Frame 1 (no input): blank canvas, image omitted
Frame 60 (no input): blank canvas, image omitted
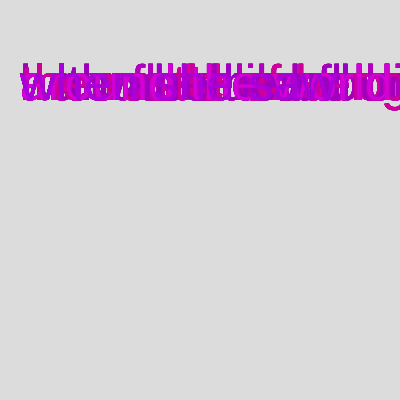
Frame 120 (the mouse pressed at the canvas centre since frame 60)

The p5.js sketch whose frames 1 and 60 were blank and that drew this single picture after the mouse press (run headless with seeded random() and noise() and a simulated clock; from frame 60 on, the mouse is pressed at the canvas centre):

// p5.js sketch
// ── sketch.js
// W5.1 poly-linear poem v4
//https://editor.p5js.org/benjamin.bergery/sketches/1DN0kKR9Q
// make it a palimpsest with alpha?
let poem = [
  "when he heard",
  "when she saw",
  "the world was rounded",
  "the rustle of her gown",
  "he was dumbfounded",
  "then flew like a bird",
  "without a word",
  "around the world",
];
let inde;
let innerInde;

function setup() {
  createCanvas(400, 400);
  background(220);

  let x1 = 10;
  let xWide = width - 10;
  let y1 = 10;
  let yHigh = height / 3 - 15;
  let y2 = y1 + yHigh + 10;
  let y3 = y2 + yHigh + 10;
 showOnConsole(y1,y2,y3,yHigh);
  textSize(50);
  textAlign(LEFT);
  textWrap(WORD);
}

function draw() {
  let ind = round(random(0, poem.length - 1));
  fill(random(150, 220), 0, random(150, 220), 255);
  if (mouseIsPressed) {
    textWrap(WORD);
    text(poem[ind], 20, 100);
    // text(poem[ind]);
    // ind++;
    console.log(poem[ind]);
  }
}

function write3lineVerse() {
  for (let lineNum = 1; lineNum < 4; lineNum++) {
    writeLine(lineNum);
  }
}

function writeLine(lineNu) {
  if (lineNu == 1) {
    //text
  }
}

function showOnConsole(a,b,c,d) {
  console.log(round(a)+round(b)+round(c)+round(d));
 // console.log('y1 ='+ round(y1));
 //   console.log('y2 ='+round(y2));
 //    console.log('y3 & bottom = '+round(y3) +' '+(y3+yHigh));  
}


// to begin with
// piece should be a for loop
// with 3 nested loops
// line1,line2,line3
// with 3 separate colors

// NOTES
// mouseIsPressed = boolean true once
// after mouse tap

// Create an array of values (colors, jokes, parts of a story, fortunes, exercise moves, etc.) and program your sketch so that every mouse press iterates forward through the array and displays the values sequentially on the canvas. HINT: For what array property will you need to use a variable?
// index will move through the array

//text(str, x, y, [x2], [y2])
//str String|Object|Array|Number|Boolean: the alphanumeric symbols to be displayed
//x y coordinates of text
//x2 Number, y2 Number by default, width, height of the text box, see rectMode() for more info (Optional)
// rectMode(CENTER);

// need text function
//let s = 'The quick fox jumped the lazy dog';
//fill(50);
//text(s, 10, 10, 70, 80);
// Text wraps within text box
